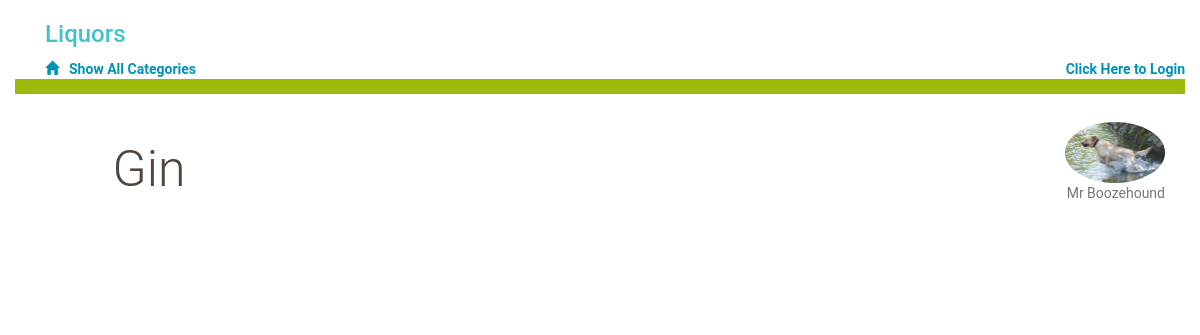
The page /category/5/ on the database its author committed.
### database_setup.py (models this page shows, shortened)
class Category(Base):
	__tablename__ = 'category'
	id = Column(Integer, primary_key=True)
	name = Column(String(250), nullable=False)
	user_id = Column(Integer, ForeignKey('user.id'))
	user = relationship(User)

class User(Base):
	__tablename__ = 'user'
	id = Column(Integer, primary_key=True)
	name = Column(String(250), nullable=False)
	email = Column(String(250), nullable=False)
	picture = Column(String(250))

### base.py (the view)
@app.route('/category/<int:category_id>/')
@app.route('/category/int:category_id/menu/')
def showMenu(category_id):
	category = session.query(Category).filter_by(id=category_id).one()
	creator = getUserInfo(category.user_id)
	items = session.query(MenuItem).filter_by(
		category_id=category_id).all()
	if 'username' not in login_session or creator.id != login_session['user_id']:
		return render_template('publicmenu.html', items=items, category=category, creator=creator)
	else:
		return render_template('menu.html', items=items, category=category, creator=creator)

### base.py (called while the page is built)
def getUserInfo(user_id):
    user = session.query(User).filter_by(id=user_id).one()
    return user

### templates/publicmenu.html (shortened to what this page needs)
{% extends "main.html" %}
{% block content %}
{% include "header.html" %}
	<div class="row divider green">
		<div class="col-md-12"></div>
	</div>
	<div class="row banner">
		<div class="col-md-11 col-md-offset-1 padding-none">
			<h1>{{category.name}}
			<figure class="creator">
				<img src="{{creator.picture}}">
				<figcaption>{{creator.name}}</figcaption>
			</figure>
			</h1>
		</div>
	</div>
	<div class="row padding-top padding-bottom">
		<div class="col-md-1"></div>
		<div class="col-md-11 padding-none">
		</div>
		<div class="col-md-7"></div>
	</div>
	<div class="row">
		<div class="col-md-1"></div>
	</div>
{% endblock %}

### static/styles.css (style rules this page uses)
body { font-family: Montserrat, sans-serif; background-image: pexels-photo-311039.jpg; }
* { font-family: "Helvetica Neue Bold", Roboto, Helvetica, Arial, sans-serif; font-weight: 700; }
h1 { font-family: "Helvetica Neue Light", Roboto, Helvetica, Arial, sans-serif; font-size: 50px; color: #51453B; line-height: 60px; font-weight: 300; }
.padding-top { padding-top: 30px; }
.padding-bottom { padding-bottom: 30px; }
.padding-none { padding: 0; }
.divider { height: 15px; }
.divider.green { background-color: #9FB80A; }
.banner h1 { margin: 45px 0; }
.creator { padding-right: 20px; margin-top: -20px; text-align: right; float:right; }
.creator img { width: 100px; border-radius: 50%; }
.creator figcaption { font-size: 14px; color: #7B7573; font-weight: 400; margin-top: -20px; }

### rows shown on the page
Category: name "Gin"
User: picture (picture), name "Mr Boozehound"
